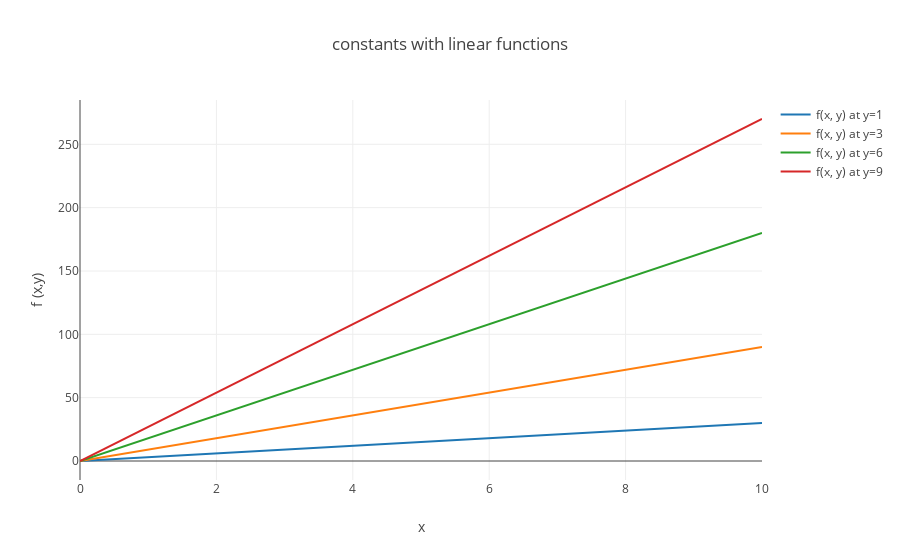

Notebook code for this chart:
### Code cell
import plotly
from plotly.graph_objs import Scatter, Layout
from plotly.offline import init_notebook_mode, iplot
from IPython.display import display, HTML

init_notebook_mode(connected=True)

layout= Layout(title="constants with linear functions")
layout.update({'xaxis':{'title':'x'}
              ,'yaxis':{'title':'f (x,y)'}
              })
fig_constants_lin_functions = {
    "data": fix_traces_bugs( 
                [y_at_one_trace
                 , y_at_three_trace
                 , y_at_six_trace
                 , y_at_nine_trace]) ,
    "layout": layout
    
}
plotly.offline.iplot(fig_constants_lin_functions)

### Figure 1 — Plotly figure (JSON) as saved in the notebook; plotly's stock layout.template omitted (floating-point values rounded to 4 significant figures)
{"data": [{"mode": "lines", "name": "f(x, y) at y=1", "text": [], "textposition": "bottom right", "type": "scatter", "uid": "627f9c94-297e-11e9-99bd-6b20f07bbd8b", "x": [0, 1, 2, 3, 4, 5, 6, 7, 8, 9, 10], "y": [0, 3, 6, 9, 12, 15, 18, 21, 24, 27, 30]}, {"mode": "lines", "name": "f(x, y) at y=3", "text": [], "textposition": "bottom right", "type": "scatter", "uid": "627f9f46-297e-11e9-99bd-6b20f07bbd8b", "x": [0, 1, 2, 3, 4, 5, 6, 7, 8, 9, 10], "y": [0, 9, 18, 27, 36, 45, 54, 63, 72, 81, 90]}, {"mode": "lines", "name": "f(x, y) at y=6", "text": [], "textposition": "bottom right", "type": "scatter", "uid": "627fa018-297e-11e9-99bd-6b20f07bbd8b", "x": [0, 1, 2, 3, 4, 5, 6, 7, 8, 9, 10], "y": [0, 18, 36, 54, 72, 90, 108, 126, 144, 162, 180]}, {"mode": "lines", "name": "f(x, y) at y=9", "text": [], "textposition": "bottom right", "type": "scatter", "uid": "627fa0b8-297e-11e9-99bd-6b20f07bbd8b", "x": [0, 1, 2, 3, 4, 5, 6, 7, 8, 9, 10], "y": [0, 27, 54, 81, 108, 135, 162, 189, 216, 243, 270]}], "layout": {"title": "constants with linear functions", "xaxis": {"title": "x"}, "yaxis": {"title": "f (x,y)"}}}
